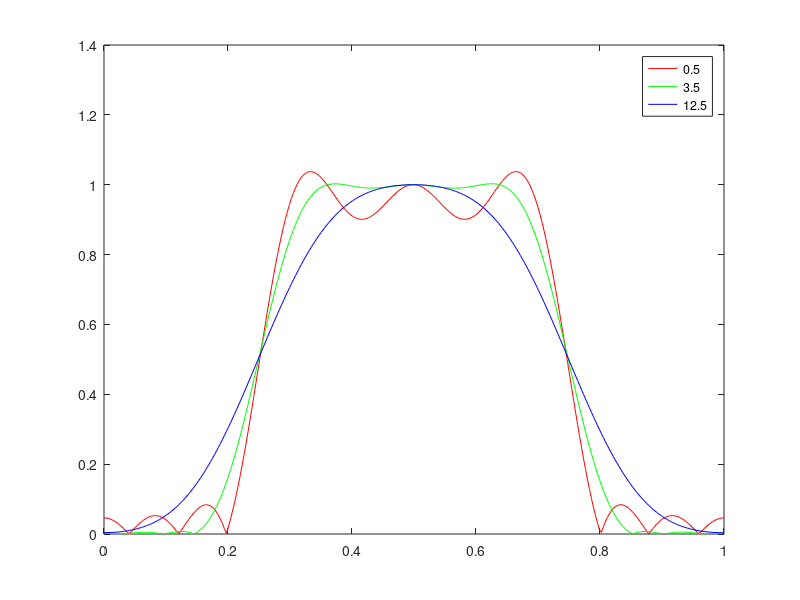
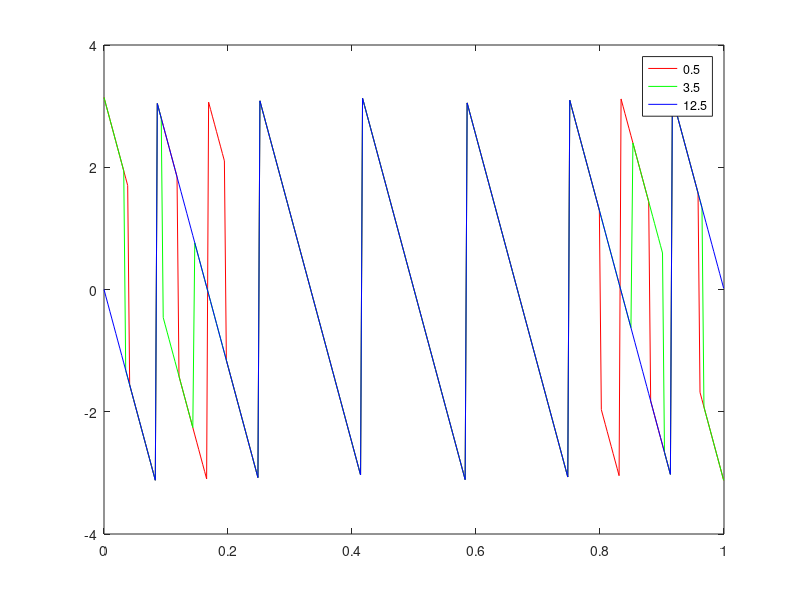

Write the MATLAB code that produced these figures, in order.
%band pass filter design using kaiser window 
clc
clear all
close all
wc=[0.25*pi,0.75*pi];
N=25;
a=fir1(N-1,wc/pi,kaiser(N,0.5));
a1=fir1(N-1,wc/pi,kaiser(N,3.5));
a2=fir1(N-1,wc/pi,kaiser(N,12.5));
w=0:0.01:pi;
h=freqz(a,1,w);
h1=freqz(a1,1,w);
h2=freqz(a2,1,w);
plot(w/pi,abs(h),'r')
hold on
plot(w/pi,abs(h1),'g')
hold on
plot(w/pi,abs(h2),'b')
legend('0.5','3.5','12.5')
figure
plot(w/pi,angle(h),'r')
hold on 
plot(w/pi,angle(h1),'g')
hold on
plot(w/pi,angle(h2),'b')
legend('0.5','3.5','12.5')